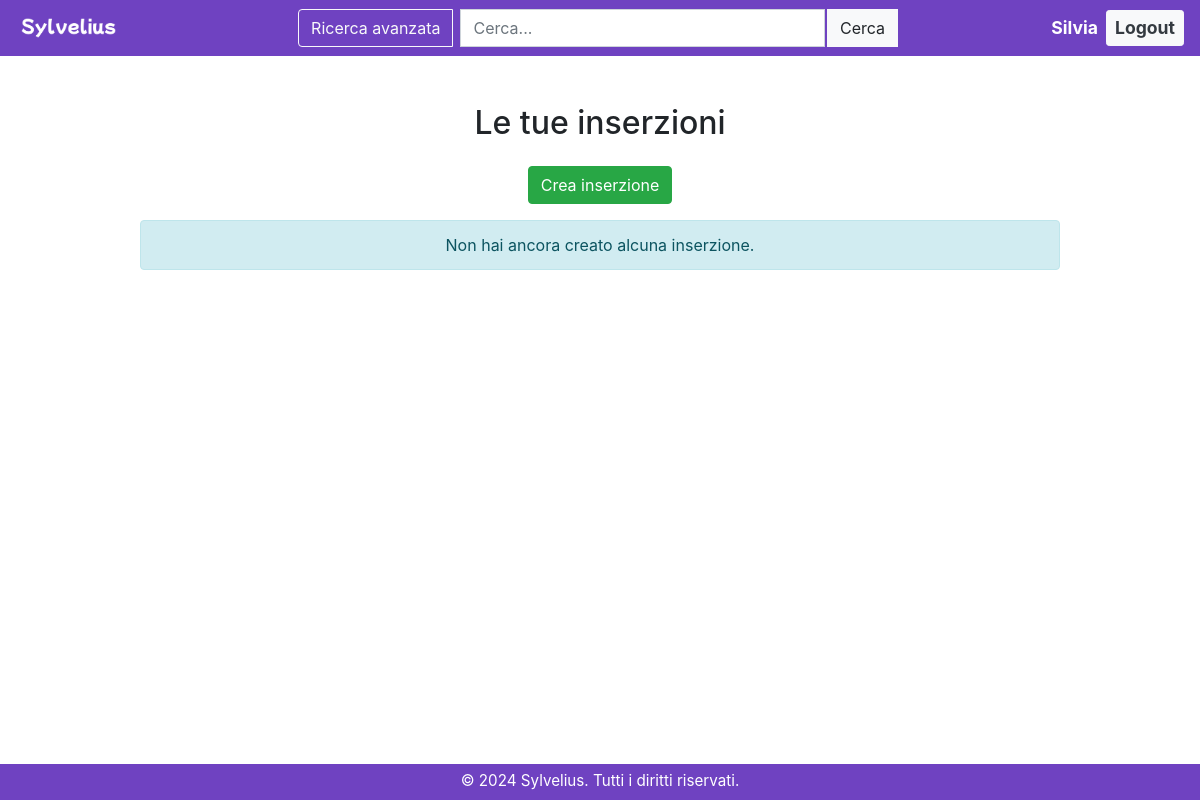
The app's page /account/profile/creazioni/ (signed in), older data.
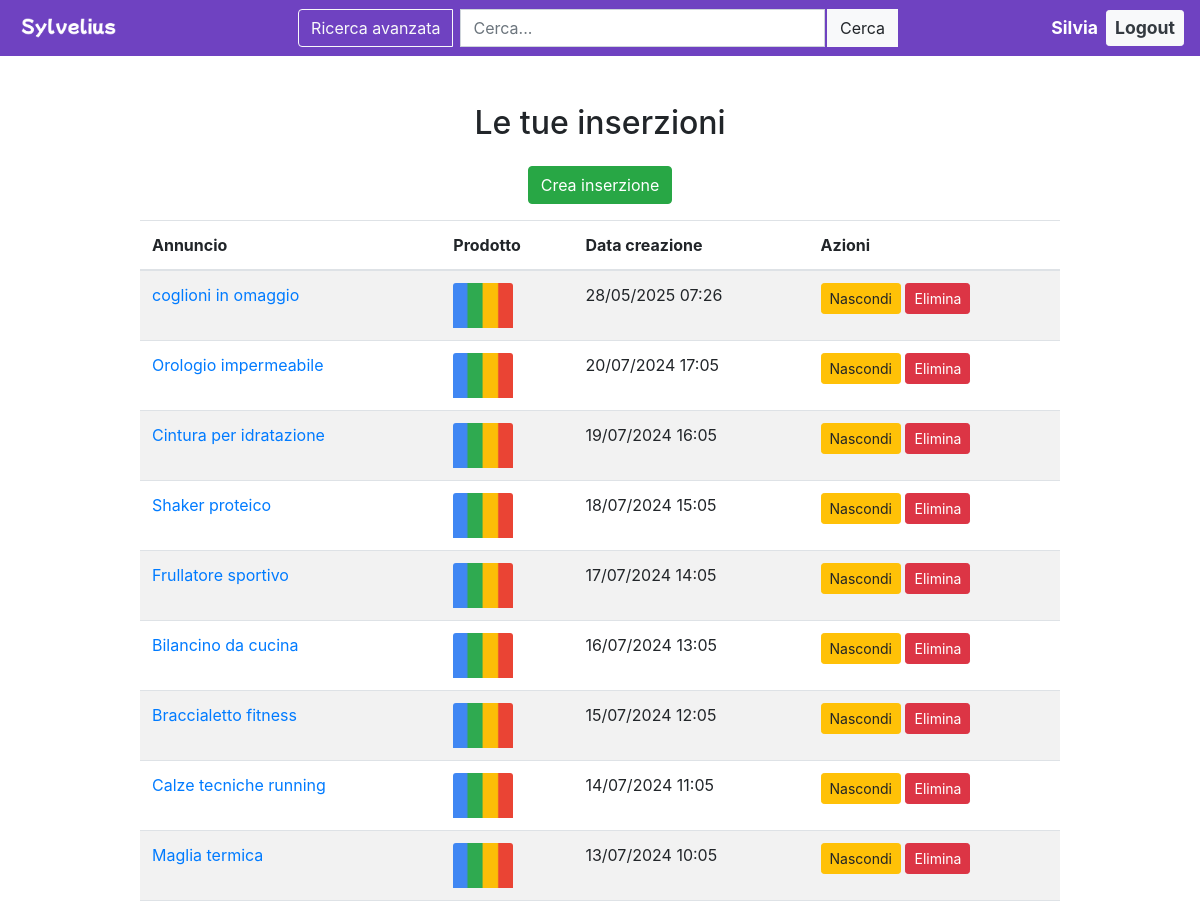
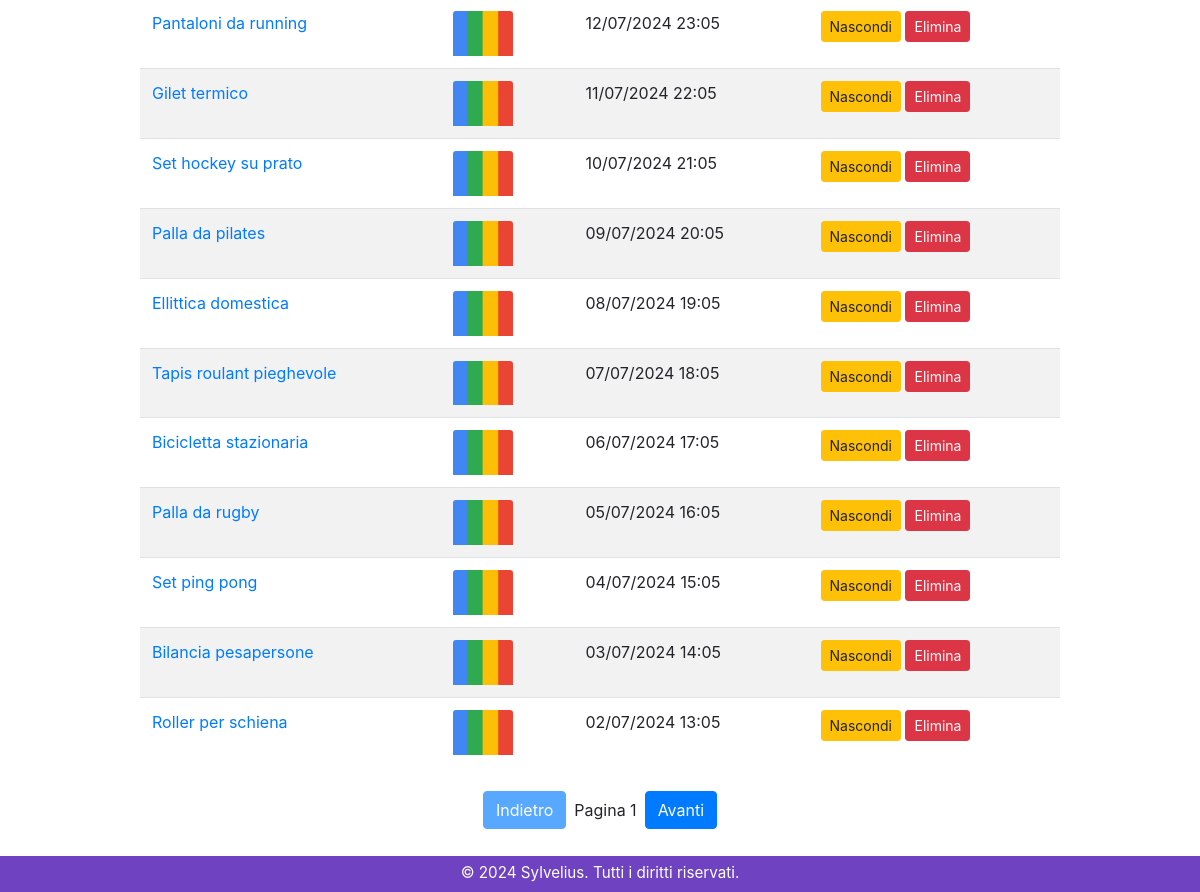
The same page, newer data (2 pictures, top to bottom).
### sylvelius/models.py (models this page shows, shortened)
class Creazione(models.Model):
    utente = models.ForeignKey('auth.User', on_delete=models.CASCADE, related_name='creazioni')
    annuncio = models.ForeignKey(Annuncio, on_delete=models.CASCADE, related_name='creazioni')
    data_creazione = models.DateTimeField(auto_now_add=True)

class Annuncio(models.Model):
    prodotto = models.OneToOneField(Prodotto, on_delete=models.CASCADE, related_name='annunci')
    data_pubblicazione = models.DateTimeField(auto_now_add=True)
    qta_magazzino = models.PositiveIntegerField(default=0)
    is_published = models.BooleanField(default=True)

class Prodotto(models.Model):
    nome = models.CharField(max_length=255)
    descrizione_breve = models.CharField(max_length=255, blank=True, null=True)
    descrizione = models.TextField(blank=True, null=True)
    prezzo = models.DecimalField(max_digits=10, decimal_places=2)
    tags = models.ManyToManyField(Tag, related_name='prodotti', blank=True)

### sylvelius/views.py (the view)
# urls.py: path("account/profile/creazioni/", views.ProfiloCreazioniPageView.as_view(), name="profile_creazioni"),
class ProfiloCreazioniPageView(LoginRequiredMixin, TemplateView):
    template_name = "sylvelius/profile_creazioni.html"
    login_url = reverse_lazy('sylvelius:login')
    def get_context_data(self, **kwargs):
        context = super().get_context_data(**kwargs)
        utente = self.request.user
        context['user'] = utente
        creazioni_list = Creazione.objects.filter(utente=utente).order_by('-data_creazione')
        paginator = Paginator(creazioni_list, 20)  # 20 creazioni per pagina
        page_number = self.request.GET.get('page')
        page_obj = paginator.get_page(page_number)
        context['creazioni'] = page_obj.object_list
        context['page'] = page_obj.number
        context['has_next'] = page_obj.has_next()
        context['has_previous'] = page_obj.has_previous()
        context['request'] = self.request
        return context

### sylvelius/templates/sylvelius/profile_creazioni.html (shortened to what this page needs)
{% extends "sylvelius/home.html" %}
{% load static %}
{% block middle %}
<div class="container mt-5 mb-5">
    <div class="row justify-content-center">
        <div class="col-md-10">
            <h2 class="mb-4">Le tue inserzioni</h2>
            <a href="{% url 'sylvelius:crea_annuncio' %}" class="btn btn-success mb-3">Crea inserzione</a>
            {% if creazioni %}
                <table class="table table-striped">
                    <thead>
                        <tr>
                            <th>Annuncio</th>
                            <th>Prodotto</th>
                            <th>Data creazione</th>
                            <th>Azioni</th>
                        </tr>
                    </thead>
                    <tbody>
                        {% for creazione in creazioni %}
                        <tr>
                            <td>
                                {% if creazione.annuncio.is_published %}
                                    <a href="{% url 'sylvelius:dettagli_annuncio' creazione.annuncio.id %}">
                                        {{ creazione.annuncio.prodotto.nome }}
                                    </a>
                                {% else %}
                                    {{ creazione.annuncio.prodotto.nome }}
                                {% endif %}
                            </td>
                            <td>
                                <img
                                    data-prodotto-id="{{ creazione.annuncio.prodotto.id }}"
                                    class="card-img-top immagine-asincrona"
                                    alt="{{ creazione.annuncio.prodotto.nome }}"
                                    src="{% static 'img/default_loading.png' %}"
                                    style="max-width: 60px; max-height: 60px;"
                                >
                            </td>
                            <td>{{ creazione.data_creazione|date:"d/m/Y H:i" }}</td>
                            <td>
                                <form action="{% url 'sylvelius:nascondi_annuncio' creazione.annuncio.id %}?page={{ page }}" method="post" style="display:inline;">
                                    {% if creazione.annuncio.is_published %}
                                        <button type="submit" class="btn btn-warning btn-sm" onclick="return confirm('Sei sicuro di voler nascondere questa inserzione? Chiunque abbia ordinato il prodotto avrà comunque il diritto di riceverlo. ');">Nascondi</button>
                                    {% else %}
                                        <button type="submit" class="btn btn-success btn-sm" >Pubblica</button>
                                    {% endif %}
                                </form>
                                <form action="{% url 'sylvelius:elimina_annuncio' creazione.id %}?page={{ page }}" method="post" style="display:inline;">
                                    <button type="submit" class="btn btn-danger btn-sm" onclick="return confirm('Sei sicuro di voler eliminare questa inserzione? Chiunque abbia ordinato il prodotto avrà comunque il diritto di riceverlo.');">Elimina</button>
                                </form>
                            </td>
                        </tr>
                        {% endfor %}
                    </tbody>
                </table>
                {% include "_btn_paginazione.html" %}
            {% else %}
                <div class="alert alert-info">Non hai ancora creato alcuna inserzione.</div>
            {% endif %}
        </div>
    </div>
</div>
{% endblock %}

Row changes from the older to the newer data that the page shows:
added Creazione: annuncio.prodotto.nome "coglioni in omaggio", data_creazione "28/05/2025 07:26", shows "Nascondi"
added Creazione: annuncio.prodotto.nome "Orologio impermeabile", data_creazione "20/07/2024 17:05", shows "Nascondi"
added Creazione: annuncio.prodotto.nome "Cintura per idratazione", data_creazione "19/07/2024 16:05", shows "Nascondi"
added Creazione: annuncio.prodotto.nome "Shaker proteico", data_creazione "18/07/2024 15:05", shows "Nascondi"
added Creazione: annuncio.prodotto.nome "Frullatore sportivo", data_creazione "17/07/2024 14:05", shows "Nascondi"
added Creazione: annuncio.prodotto.nome "Bilancino da cucina", data_creazione "16/07/2024 13:05", shows "Nascondi"
added Creazione: annuncio.prodotto.nome "Braccialetto fitness", data_creazione "15/07/2024 12:05", shows "Nascondi"
added Creazione: annuncio.prodotto.nome "Calze tecniche running", data_creazione "14/07/2024 11:05", shows "Nascondi"
added Creazione: annuncio.prodotto.nome "Maglia termica", data_creazione "13/07/2024 10:05", shows "Nascondi"
added Creazione: annuncio.prodotto.nome "Pantaloni da running", data_creazione "12/07/2024 23:05", shows "Nascondi"
added Creazione: annuncio.prodotto.nome "Gilet termico", data_creazione "11/07/2024 22:05", shows "Nascondi"
added Creazione: annuncio.prodotto.nome "Set hockey su prato", data_creazione "10/07/2024 21:05", shows "Nascondi"
added Creazione: annuncio.prodotto.nome "Palla da pilates", data_creazione "09/07/2024 20:05", shows "Nascondi"
added Creazione: annuncio.prodotto.nome "Ellittica domestica", data_creazione "08/07/2024 19:05", shows "Nascondi"
added Creazione: annuncio.prodotto.nome "Tapis roulant pieghevole", data_creazione "07/07/2024 18:05", shows "Nascondi"
added Creazione: annuncio.prodotto.nome "Bicicletta stazionaria", data_creazione "06/07/2024 17:05", shows "Nascondi"
added Creazione: annuncio.prodotto.nome "Palla da rugby", data_creazione "05/07/2024 16:05", shows "Nascondi"
added Creazione: annuncio.prodotto.nome "Set ping pong", data_creazione "04/07/2024 15:05", shows "Nascondi"
added Creazione: annuncio.prodotto.nome "Bilancia pesapersone", data_creazione "03/07/2024 14:05", shows "Nascondi"
added Creazione: annuncio.prodotto.nome "Roller per schiena", data_creazione "02/07/2024 13:05", shows "Nascondi"
Text that changed along with them:
{{ page }}: (not shown) → "1"
text no longer shown: "Non hai ancora creato alcuna inserzione."
text now shown: "Annuncio Prodotto Data creazione Azioni Indietro Pagina Avanti"
